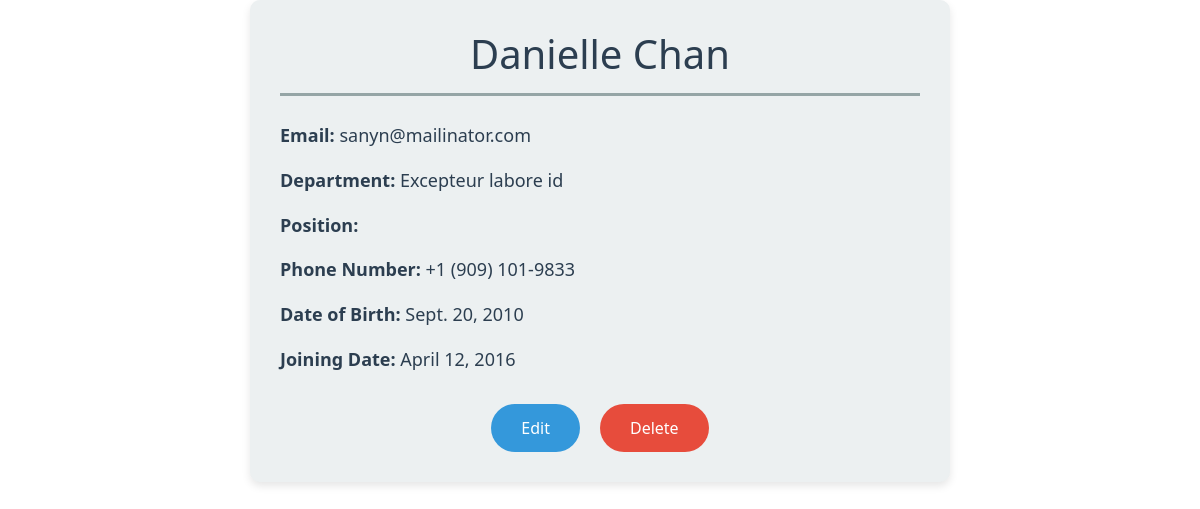
Page /9/ on the committed database.
### apps/intern/models.py (models this page shows, shortened)
class Employee(DateTimeModel):
    first_name = models.CharField(max_length=50)
    last_name = models.CharField(max_length=50)
    email = models.EmailField(unique=True)
    phone_number = models.CharField(max_length=30, blank=True, null=True)
    date_of_birth = models.DateField()
    post = models.CharField(max_length=100)
    department = models.CharField(max_length=100)
    start_date = models.DateField()
    date_created = models.DateTimeField(auto_now_add=True)
    date_updated = models.DateTimeField(auto_now=True)

### apps/intern/views.py (the view)
# urls.py: path('<int:pk>/', EmployeeDetailView.as_view(), name='employee_detail'),
class EmployeeDetailView(DetailView):
    model = Employee
    template_name = 'employee_detail.html'
    context_object_name = 'employee'

### Templates/employee_detail.html
{% extends 'base.html' %}
{% block content %}
<div style="max-width: 700px; margin: 0 auto; font-family: 'Segoe UI', Tahoma, Geneva, Verdana, sans-serif; color: #2c3e50; background-color: #ecf0f1; padding: 30px; border-radius: 10px; box-shadow: 0 4px 8px rgba(0, 0, 0, 0.1);">
    <h1 style="color: #2c3e50; border-bottom: 3px solid #95a5a6; padding-bottom: 15px; margin-bottom: 25px; text-align: center;">
        {{ employee.first_name }} {{ employee.last_name }}
    </h1>
    <div style="font-size: 18px; line-height: 1.6;">
        <p><strong>Email:</strong> {{ employee.email }}</p>
        <p><strong>Department:</strong> {{ employee.department }}</p>
        <p><strong>Position:</strong> {{ employee.position }}</p>
        <p><strong>Phone Number:</strong> {{ employee.phone_number }}</p>
        <p><strong>Date of Birth:</strong> {{ employee.date_of_birth }}</p>
        <p><strong>Joining Date:</strong> {{ employee.start_date }}</p>
    </div>
    <div style="display: flex; justify-content: center; gap: 20px; margin-top: 30px;">
        <a href="{% url 'employee_update' employee.pk %}"
           style="padding: 12px 30px; background-color: #3498db; color: white; text-decoration: none; border-radius: 50px; font-size: 16px; transition: background-color 0.3s;">
           Edit
        </a>
        <a href="{% url 'employee_delete' employee.pk %}"
           style="padding: 12px 30px; background-color: #e74c3c; color: white; text-decoration: none; border-radius: 50px; font-size: 16px; transition: background-color 0.3s;">
           Delete
        </a>
    </div>
</div>
{% endblock %}

### rows in the picture
Employee: first_name "Danielle", last_name "Chan", email "sanyn@mailinator.com", department "Excepteur labore id", phone_number "+1 (909) 101-9833", date_of_birth "Sept. 20, 2010", start_date "April 12, 2016"
